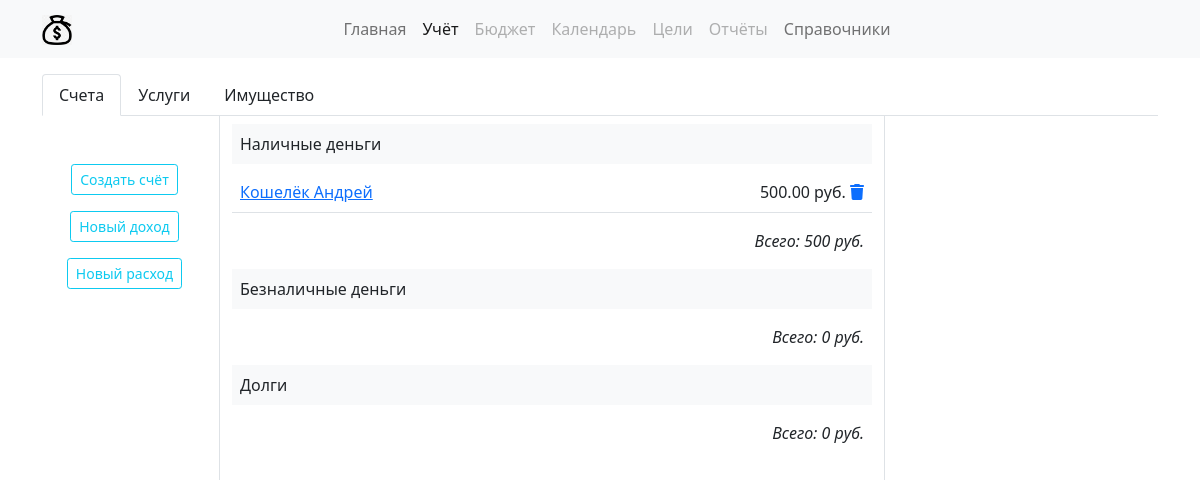
Before: /account/ with the older database file.
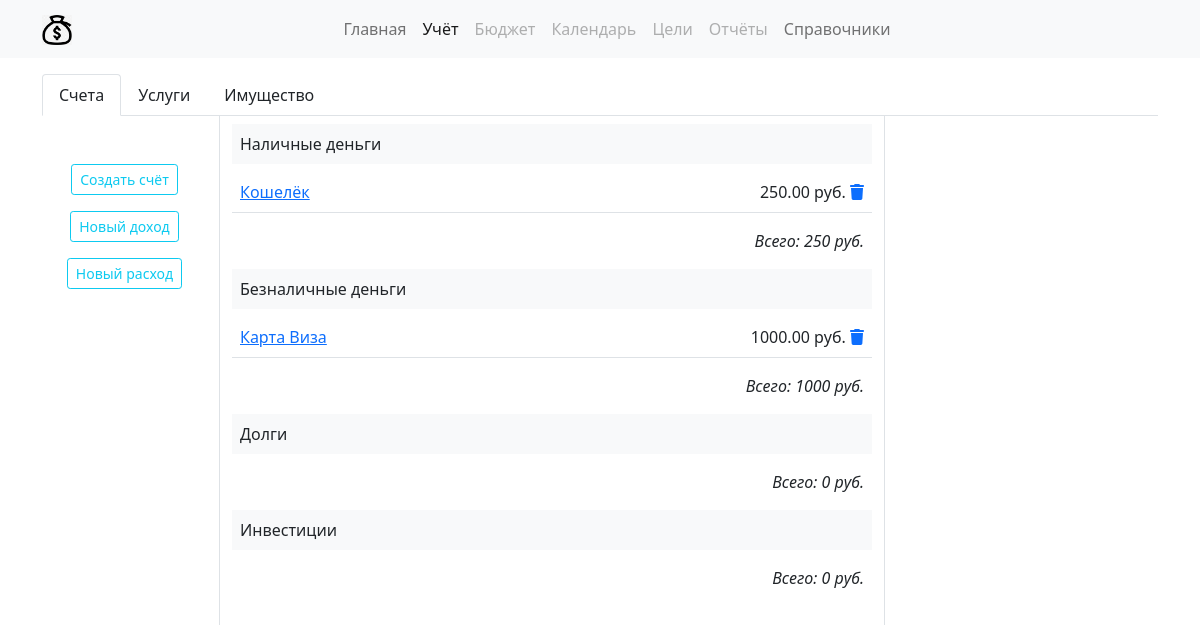
After: the same page with the newer database file.
### accountapp/models.py (models this page shows, shortened)
class AccountType(models.Model):
    title = models.CharField(max_length=64, verbose_name='название типа счёта')
    def get_full_summ(self):
        full_summ = 0
        for akk in Account.objects.filter(account_type=self):
            full_summ += int(akk.summ)
        return full_summ
    def get_all_account(self):
        return Account.objects.filter(account_type=self)

class Account(models.Model):
    account_type = models.ForeignKey(AccountType, on_delete=models.CASCADE, verbose_name='тип счёта')
    title = models.CharField(max_length=128, verbose_name='название счёта')
    summ = models.DecimalField(verbose_name='сумма счёта', max_digits=8, decimal_places=2)

### accountapp/views.py (the view)
# urls.py: path('', accountapp.AccountMainTemplateView.as_view(), name='main_page'),
class AccountMainTemplateView(TemplateViewWithMenu):
    template_name = 'accountapp/main_page.html'
    def get_context_data(self, **kwargs):
        context = super(AccountMainTemplateView, self).get_context_data()
        context['title'] = 'Счета'
        context['account_type'] = AccountType.objects.all()
        context['category_json'] = serializers.serialize('json', CategoryUnit.objects.all())
        return context

### common/constants.py (called while the page is built)
    def get_context_data(self, **kwargs):
        context = super(TemplateViewWithMenu, self).get_context_data()
        context.update({
            'account_menu': ACCOUNT_MENU,
            'main_menu': MAIN_MENU,
            'catalog_menu': CATALOG_MENU,
        })
        return context

### templates/accountapp/main_page.html (shortened to what this page needs)
{% extends 'mainapp/base.html' %}
{% load static %}
{% block content %}
    {% include 'accountapp/includes/inc_account_menu.html' %}
    {% block account_content %}
        <div class="row h-100">
            <div class="col-2 border-end text-center">
                <button data-bs-toggle="modal" data-bs-target="#accountCreateModal" type="button"
                        class="btn btn-outline-info btn-sm mt-5">Создать счёт
                </button>
                <button data-bs-toggle="modal" data-bs-target="#operationCreateModalPrihod" type="button"
                        class="btn btn-outline-info btn-sm mt-3">Новый доход
                </button>
                <button data-bs-toggle="modal" data-bs-target="#operationCreateModalRashod" type="button"
                        class="btn btn-outline-info btn-sm mt-3">Новый расход
                </button>
            </div>
            <div class="col-7 border-end">
                {% include 'accountapp/includes/inc_accounts.html' %}
            </div>
            <div class="col-3"></div>
        </div>
    {% endblock account_content %}
{% endblock content %}

### templates/accountapp/includes/inc_accounts.html (shortened to what this page needs)
<div class="pt-2">
    {% for type in account_type %}
        <div class="p-2 mb-2 bg-light text-dark">{{ type.title }}</div>
        {% for account in type.get_all_account %}
            <div class="p-2 mb-2 bg-body text-dark d-flex justify-content-between border-bottom">
                <span><a href="{% url 'accountapp:operations_list' account.pk %}">{{ account.title }}</a></span>
                <div>
                    <span>{{ account.summ }} руб.</span>
                    <a href="#" data-bs-toggle="modal" data-bs-target="#accountDeleteModal"
                       data-bs-title="{{ account.title }}"
                       data-bs-href="{% url 'accountapp:delete_account' account.pk %}"><i class="fas fa-trash"></i></a>
                </div>
            </div>
        {% endfor %}
        <div class="p-2 mb-2 bg-body text-dark text-end fst-italic">Всего: {{ type.get_full_summ }} руб.</div>
    {% endfor %}
</div>

Changed rows visible on the page:
removed Account: title "Кошелёк Андрей", summ "500.00", shown under AccountType "Наличные деньги"
computed for AccountType "Наличные деньги": get_full_summ "500" → "250"
added Account: title "Кошелёк", summ "250.00", shown under AccountType "Наличные деньги"
computed for AccountType "Безналичные деньги": get_full_summ "0" → "1000"
added Account: title "Карта Виза", summ "1000.00", shown under AccountType "Безналичные деньги"
added AccountType: title "Инвестиции", get_full_summ "0"
